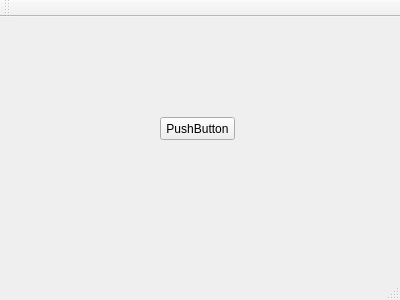
<?xml version="1.0" encoding="UTF-8"?>
<ui version="4.0">
 <class>MainWindow</class>
 <widget class="QMainWindow" name="MainWindow">
  <property name="geometry">
   <rect>
    <x>0</x>
    <y>0</y>
    <width>400</width>
    <height>300</height>
   </rect>
  </property>
  <property name="windowTitle">
   <string>MainWindow</string>
  </property>
  <widget class="QWidget" name="centralWidget">
   <widget class="QPushButton" name="pushButton">
    <property name="geometry">
     <rect>
      <x>160</x>
      <y>100</y>
      <width>75</width>
      <height>23</height>
     </rect>
    </property>
    <property name="text">
     <string>PushButton</string>
    </property>
   </widget>
  </widget>
  <widget class="QMenuBar" name="menuBar">
   <property name="geometry">
    <rect>
     <x>0</x>
     <y>0</y>
     <width>400</width>
     <height>23</height>
    </rect>
   </property>
  </widget>
  <widget class="QToolBar" name="mainToolBar">
   <attribute name="toolBarArea">
    <enum>TopToolBarArea</enum>
   </attribute>
   <attribute name="toolBarBreak">
    <bool>false</bool>
   </attribute>
  </widget>
  <widget class="QStatusBar" name="statusBar"/>
 </widget>
 <layoutdefault spacing="6" margin="11"/>
 <resources/>
 <connections/>
</ui>
